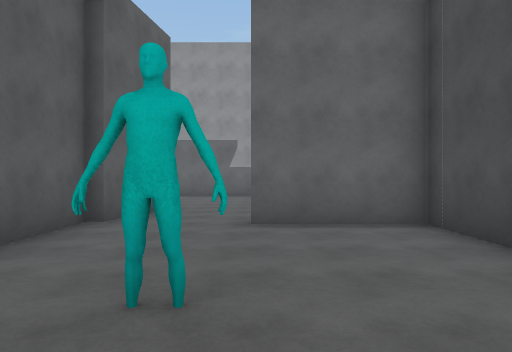
View 1 (above)

19 first-person views from a walk through a 3-D level made in the Unity game engine. The camera is 1.5 m above the floor, looks level and sees 70° across. The floor is counted in squares, 2 m on a side. Each view is taken from the middle of a square. On the plan, view 1 faces up. The plan holds only what a view shows up to about 11 squares ahead; the rest is blank. The place goes on beyond the plan. The player is left out.

View 2
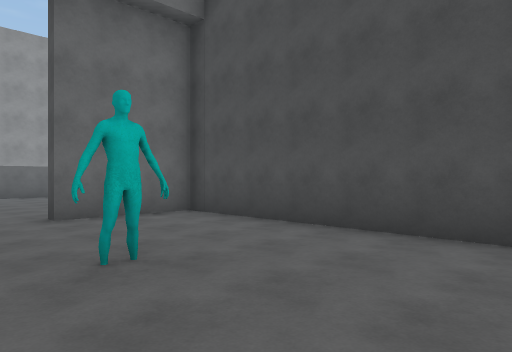

View 3
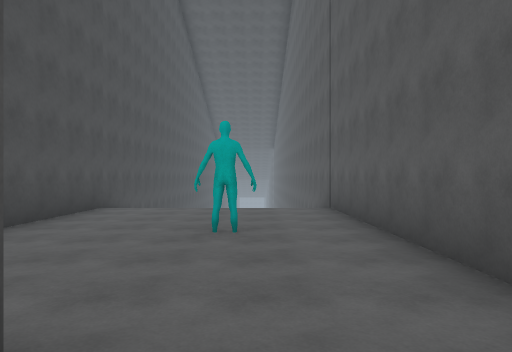

View 4
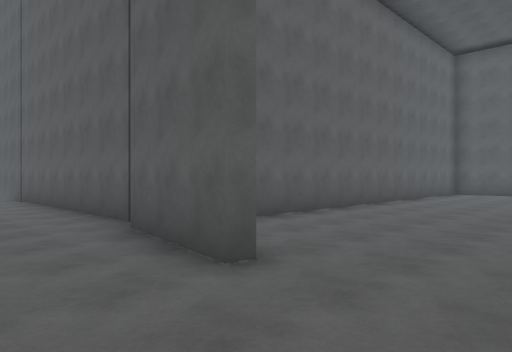

View 5
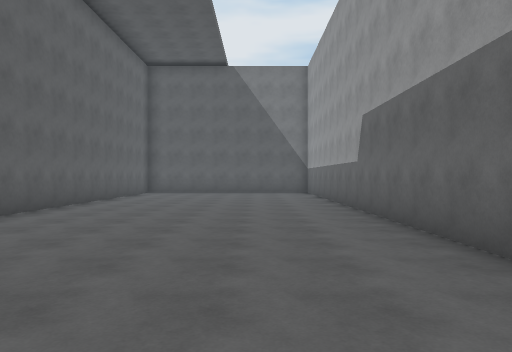

View 6
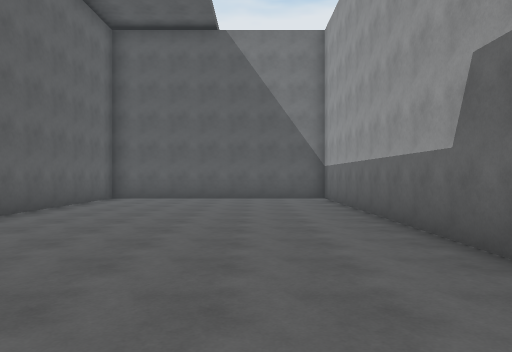

View 7
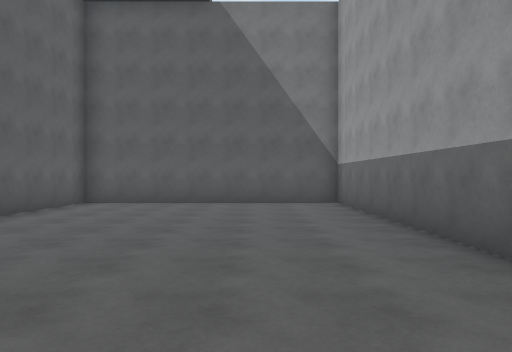

View 8
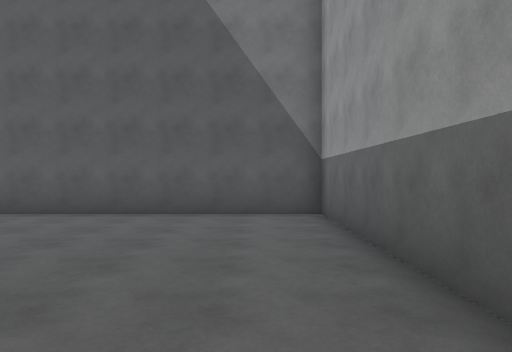

View 9
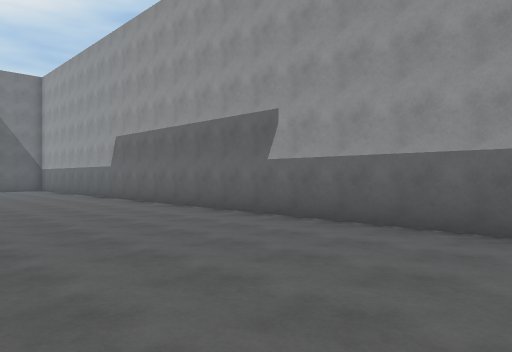

View 10
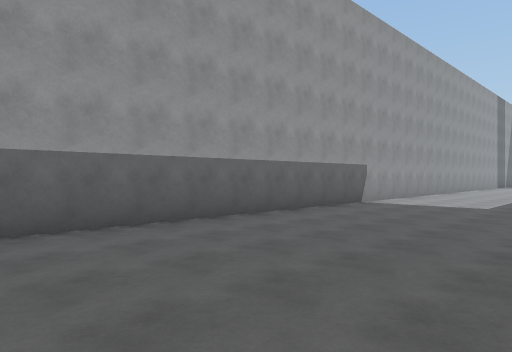

View 11
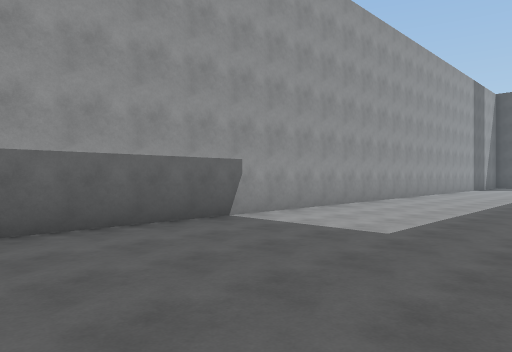

View 12
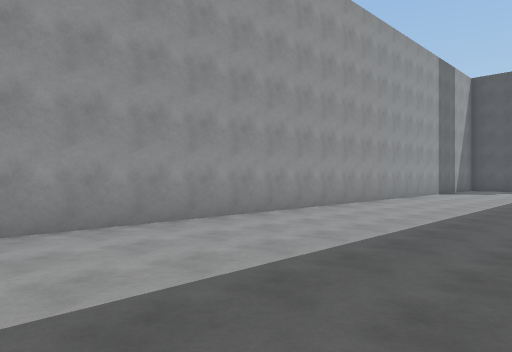

View 13
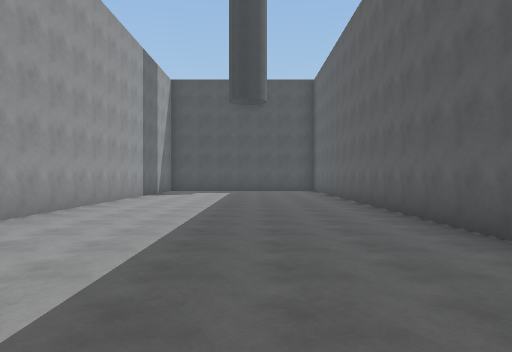

View 14
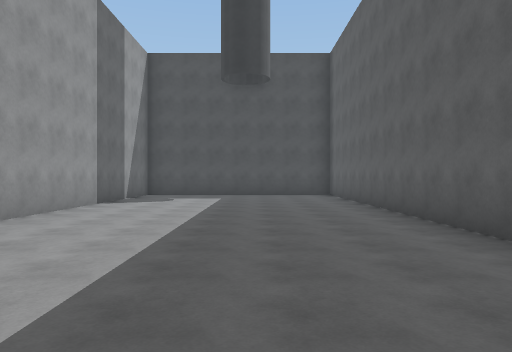

View 15
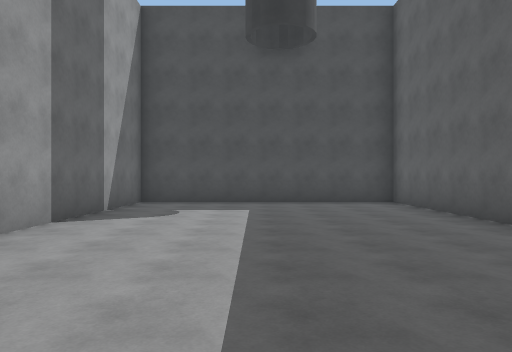

View 16
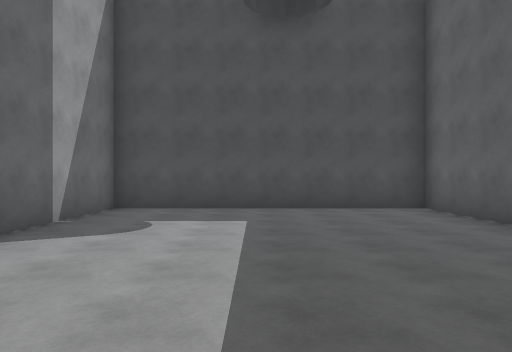

View 17
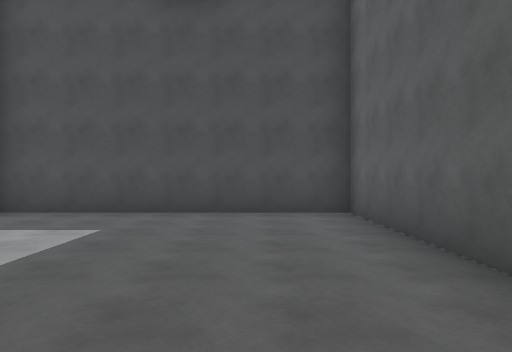

View 18
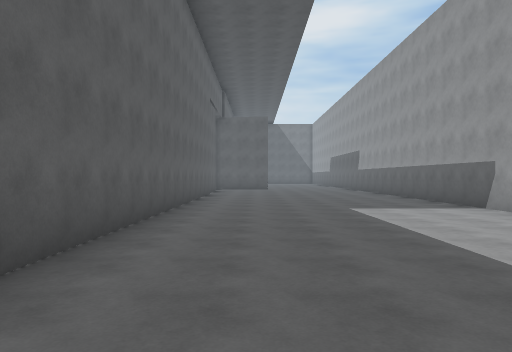

View 19
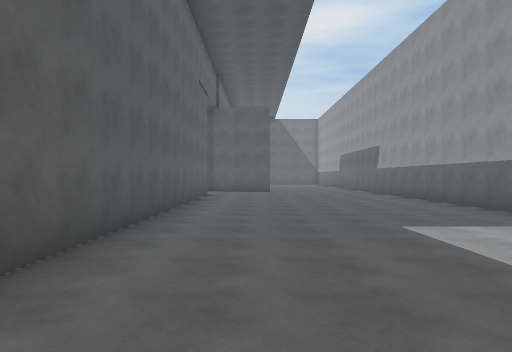

### Floor plan
Points are (right, up) in squares from view 1. A wall is a line through its corners. A room is listed if a view was taken in it or the views show most of it. See-through windows are left out.
Room 1 (views 1, 2)
walls: (2.7, -4) (2.7, 5.7) (-0.1, 5.7); (-2.8, 6) (-2.8, -3.9)
ways out: opening at (-1.5, 6) to room 2
Room 2 (views 3, 4, 5, 6, 7, 8, 9, 10, 11, 12, 13, 14, 15, 16, 17, 18, 19)
walls: (4, 6.1) (30.4, 6.1) (30.4, 13.3) (-16.2, 13.3) (-16.2, 6.1) (-4.8, 6.1); (-2, 8.7) (-2.5, 5.9)
ways out: opening at (-1.5, 6) to room 1

Where each view was taken, in squares from view 1:
view 1: 0 up, 0 right, facing up
view 2: 1 down, 2 left, facing up-right
view 3: 7 up, 1 left, facing down
view 4: 11 up, 0 right, facing down-left
view 5: 11 up, 0 right, facing left
view 6: 11 up, 4 left, facing left
view 7: 11 up, 6 left, facing left
view 8: 12 up, 9 left, facing left
view 9: 8 up, 4 right, facing up-left
view 10: 8 up, 0 right, facing up-right
view 11: 8 up, 5 right, facing up-right
view 12: 8 up, 10 right, facing up-right
view 13: 9 up, 12 right, facing right
view 14: 9 up, 16 right, facing right
view 15: 10 up, 20 right, facing right
view 16: 10 up, 22 right, facing right
view 17: 8 up, 23 right, facing right
view 18: 8 up, 18 right, facing left
view 19: 8 up, 15 right, facing left
